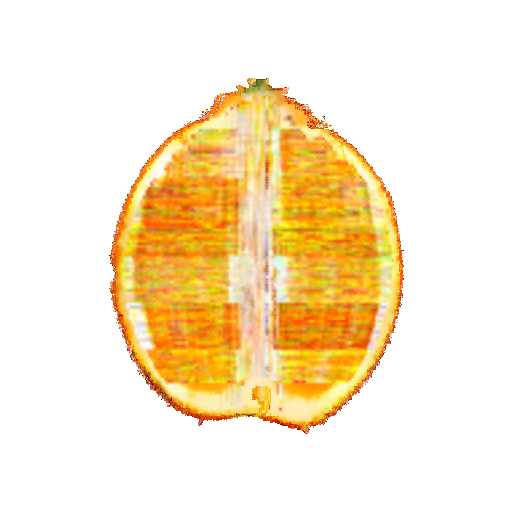
#> input picture code/ovoxel_native/mv_free/eval_final/rv4_init_0.png, 512 x 512 px; its folder holds only this picture in this run
$ python steppos.py mv_free/eval_final/rv4_init_0.png
#> lines starting #> are read from the running program, lines starting #| are printed output that depends on the picture
"""Where the steps sit, against where the transverse family changes photograph.

The transverse family's target is chosen by `k = (idx * len(files) // n) % len(files)`, so with
`len(files)` photographs the photograph changes at t = 1/len, 2/len, ... down the stack. If the
plateaus in a longitudinal cut are that switch, their edges sit at those fractions and nowhere
else. The largest downward and upward jumps in the mean axial profile are the edges.
"""
import glob
import sys

import numpy as np
from PIL import Image
from scipy import ndimage

NPHOTO = 6            # orange, data_finetune_images/orange/horizontal


def profile(path, n=512):
#> called with n = 512
    L = np.asarray(Image.open(path).convert("RGB"), np.float32).mean(2) / 255.
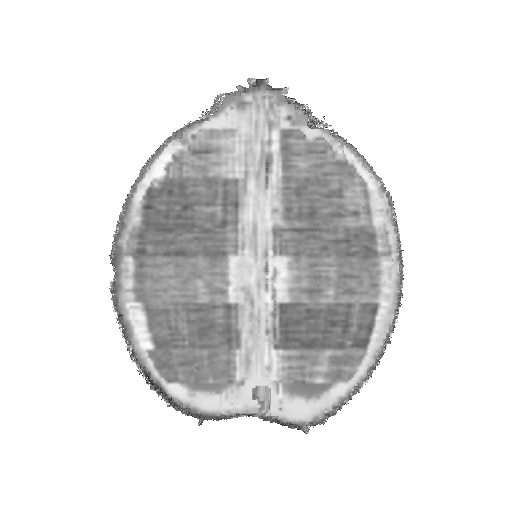
#> L: shape (512, 512) float32; min 0.0484, max 1, mean 0.894
    ys, xs = np.where(L < 0.97)
    y0, y1, x0, x1 = ys.min(), ys.max(), xs.min(), xs.max()
#> y0 = 78; y1 = 433; x0 = 109; x1 = 403
    w = x1 - x0
#> w = 294
    c = L[y0 + (y1 - y0) // 12:y1 - (y1 - y0) // 12, x0 + w // 3:x1 - w // 3]
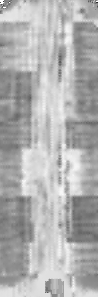
#> c: shape (297, 98) float32; min 0.14, max 1, mean 0.693
    p = c.mean(1)
#> p = 297 values, max 0.829 at index 293, min 0.572 at index 224, mean 0.693
    p = p - ndimage.gaussian_filter1d(p, len(p) / 5.0)
#> p = 297 values, max 0.136 at index 293, min -0.113 at index 224, mean 0
    return np.interp(np.linspace(0, 1, n), np.linspace(0, 1, len(p)), p)


for arm in sys.argv[1:]:
    fs = sorted(glob.glob(f"{arm}/eval_final/rv*.png")) or sorted(glob.glob(f"{arm}/rv*.png"))
    ps = [profile(f) for f in fs[:6]]
#> ps = 1 item
    if not ps:
        print(f"  {arm}: nothing"); continue
    m = np.mean(ps, 0)
#> m = 512 values, max 0.136 at index 506, min -0.113 at index 387, mean -7.11e-05
    d = np.abs(np.diff(ndimage.gaussian_filter1d(m, 2.0)))
#> d = 511 values, max 0.0223 at index 337, min 7.57e-06 at index 353, mean 0.00303
    # the five largest jumps, kept apart so one edge is not reported five times
    order, picked = np.argsort(d)[::-1], []
#> order = 511 values, max 510 at index 486, min 0 at index 194, mean 255; picked = []
    for i in order:
        if all(abs(i - j) > len(m) / 30 for j in picked):
            picked.append(i)
        if len(picked) == 5:
            break
#> this loop made 21 passes
#> i on passes 1 to 12: 337, 338, 336, 339, 335, 37, 418, 417, 36, 256, 257, 255
#> after the loop, picked = [337, 37, 418, 256, 120]
    pos = sorted(i / len(m) for i in picked)
#> pos = [0.0723, 0.234, 0.5, 0.658, 0.816]
    switches = [j / NPHOTO for j in range(1, NPHOTO)]
    near = [min(abs(p - s) for s in switches) for p in pos]
#> near = [0.0944, 0.0677, 0, 0.00846, 0.0169]
    print(f"  {arm:32s} steps at {[f'{p:.3f}' for p in pos]}")
#|   mv_free/eval_final/rv4_init_0.png steps at ['0.072', '0.234', '0.500', '0.658', '0.816']
    print(f"  {'':32s} nearest switch off by {[f'{n:.3f}' for n in near]}"
          f"   (a switch every {1 / NPHOTO:.3f}; chance distance {0.25 / NPHOTO:.3f})")
#|                                    nearest switch off by ['0.094', '0.068', '0.000', '0.008', '0.017']   (a switch every 0.167; chance distance 0.042)
